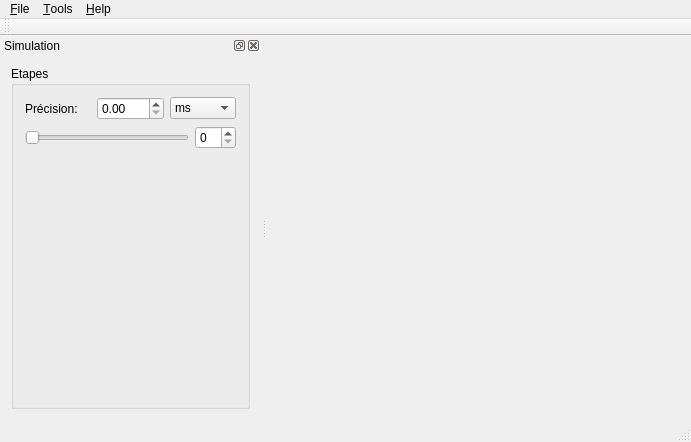
<?xml version="1.0" encoding="UTF-8"?>
<ui version="4.0">
 <class>MainWindow</class>
 <widget class="QMainWindow" name="MainWindow">
  <property name="geometry">
   <rect>
    <x>0</x>
    <y>0</y>
    <width>691</width>
    <height>442</height>
   </rect>
  </property>
  <property name="minimumSize">
   <size>
    <width>500</width>
    <height>350</height>
   </size>
  </property>
  <property name="windowTitle">
   <string>MainWindow</string>
  </property>
  <widget class="QWidget" name="centralWidget">
   <property name="minimumSize">
    <size>
     <width>0</width>
     <height>0</height>
    </size>
   </property>
   <property name="accessibleName">
    <string/>
   </property>
   <property name="autoFillBackground">
    <bool>false</bool>
   </property>
   <layout class="QVBoxLayout" name="verticalLayout"/>
  </widget>
  <widget class="QMenuBar" name="menuBar">
   <property name="geometry">
    <rect>
     <x>0</x>
     <y>0</y>
     <width>691</width>
     <height>23</height>
    </rect>
   </property>
   <widget class="QMenu" name="menuFile">
    <property name="title">
     <string>&amp;File</string>
    </property>
    <addaction name="actionOpen"/>
    <addaction name="actionSave"/>
    <addaction name="separator"/>
    <addaction name="actionExit"/>
   </widget>
   <widget class="QMenu" name="menuTools">
    <property name="title">
     <string>&amp;Tools</string>
    </property>
    <widget class="QMenu" name="menuToolbars">
     <property name="title">
      <string>Toolbars</string>
     </property>
     <addaction name="actionVisualize"/>
    </widget>
    <addaction name="menuToolbars"/>
   </widget>
   <widget class="QMenu" name="menuHelp">
    <property name="title">
     <string>&amp;Help</string>
    </property>
    <addaction name="actionDocumentation"/>
    <addaction name="separator"/>
    <addaction name="actionAbout"/>
   </widget>
   <addaction name="menuFile"/>
   <addaction name="menuTools"/>
   <addaction name="menuHelp"/>
  </widget>
  <widget class="QToolBar" name="mainToolBar">
   <attribute name="toolBarArea">
    <enum>TopToolBarArea</enum>
   </attribute>
   <attribute name="toolBarBreak">
    <bool>false</bool>
   </attribute>
  </widget>
  <widget class="QStatusBar" name="statusBar"/>
  <widget class="QDockWidget" name="dockWidgetSimulationOptions">
   <property name="minimumSize">
    <size>
     <width>239</width>
     <height>345</height>
    </size>
   </property>
   <property name="acceptDrops">
    <bool>false</bool>
   </property>
   <property name="autoFillBackground">
    <bool>true</bool>
   </property>
   <property name="floating">
    <bool>false</bool>
   </property>
   <property name="windowTitle">
    <string>Simulation</string>
   </property>
   <attribute name="dockWidgetArea">
    <number>1</number>
   </attribute>
   <widget class="QWidget" name="dockWidgetOptions">
    <property name="minimumSize">
     <size>
      <width>239</width>
      <height>0</height>
     </size>
    </property>
    <layout class="QHBoxLayout" name="horizontalLayout_3">
     <item>
      <widget class="QGroupBox" name="groupBoxOptions">
       <property name="minimumSize">
        <size>
         <width>239</width>
         <height>200</height>
        </size>
       </property>
       <property name="title">
        <string>Etapes</string>
       </property>
       <layout class="QVBoxLayout" name="verticalLayout_3">
        <item>
         <layout class="QHBoxLayout" name="layoutPrecision">
          <item>
           <widget class="QLabel" name="labelPrecision">
            <property name="text">
             <string>Précision:</string>
            </property>
           </widget>
          </item>
          <item>
           <widget class="QDoubleSpinBox" name="doubleSpinBoxPrecision"/>
          </item>
          <item>
           <widget class="QComboBox" name="comboBoxUnites">
            <item>
             <property name="text">
              <string>ms</string>
             </property>
            </item>
            <item>
             <property name="text">
              <string>s</string>
             </property>
            </item>
           </widget>
          </item>
         </layout>
        </item>
        <item>
         <layout class="QHBoxLayout" name="layoutEtapes">
          <item>
           <widget class="QSlider" name="sliderEtapes">
            <property name="orientation">
             <enum>Qt::Horizontal</enum>
            </property>
           </widget>
          </item>
          <item>
           <widget class="QSpinBox" name="spinBoxEtapes"/>
          </item>
         </layout>
        </item>
        <item>
         <spacer name="verticalSpacer">
          <property name="orientation">
           <enum>Qt::Vertical</enum>
          </property>
          <property name="sizeHint" stdset="0">
           <size>
            <width>20</width>
            <height>40</height>
           </size>
          </property>
         </spacer>
        </item>
       </layout>
      </widget>
     </item>
    </layout>
   </widget>
  </widget>
  <action name="actionExit">
   <property name="text">
    <string>E&amp;xit</string>
   </property>
  </action>
  <action name="actionOpen">
   <property name="text">
    <string>Open</string>
   </property>
  </action>
  <action name="actionSave">
   <property name="text">
    <string>&amp;Save</string>
   </property>
  </action>
  <action name="actionDocumentation">
   <property name="text">
    <string>Documentation</string>
   </property>
  </action>
  <action name="actionAbout">
   <property name="text">
    <string>About ...</string>
   </property>
  </action>
  <action name="actionVisualize">
   <property name="checkable">
    <bool>true</bool>
   </property>
   <property name="text">
    <string>Visualize</string>
   </property>
  </action>
 </widget>
 <layoutdefault spacing="6" margin="11"/>
 <resources/>
 <connections/>
</ui>
